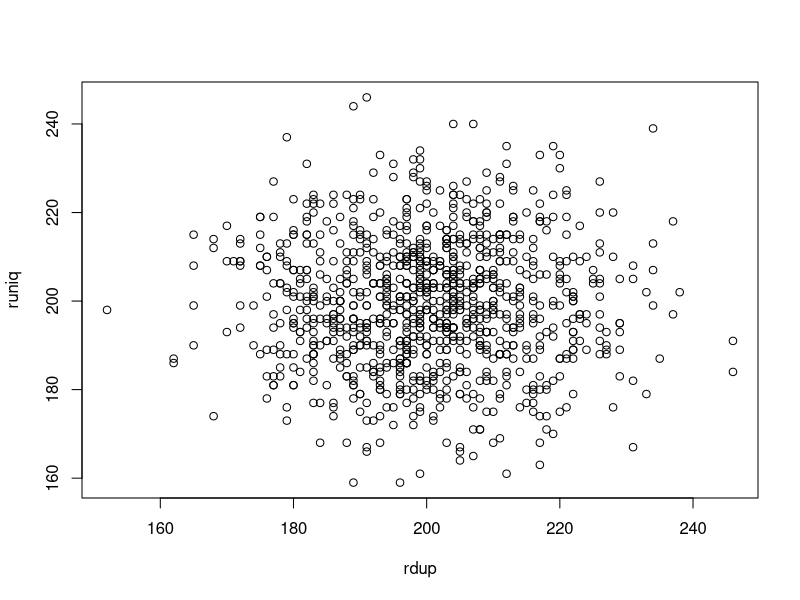
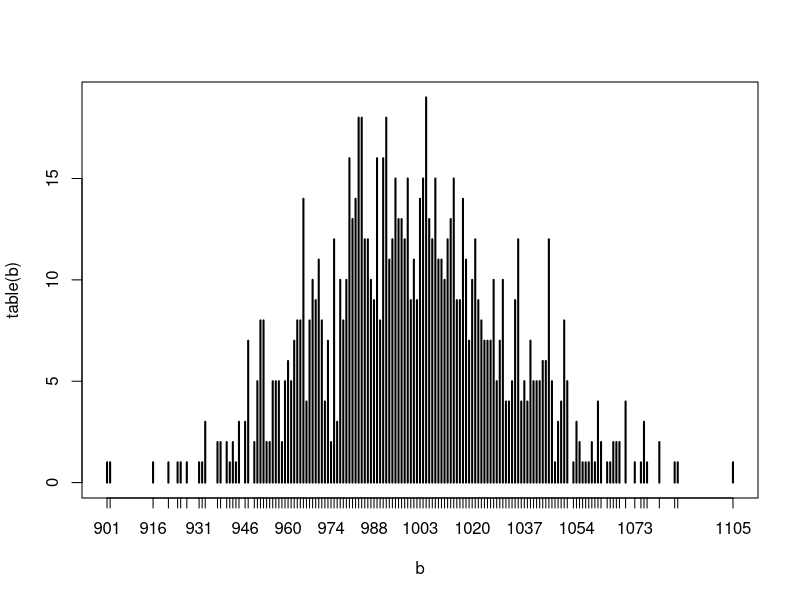
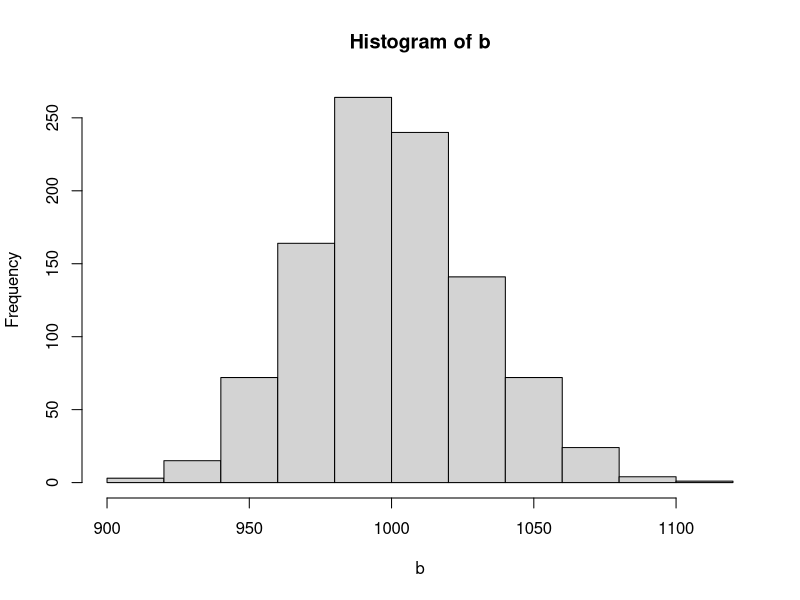
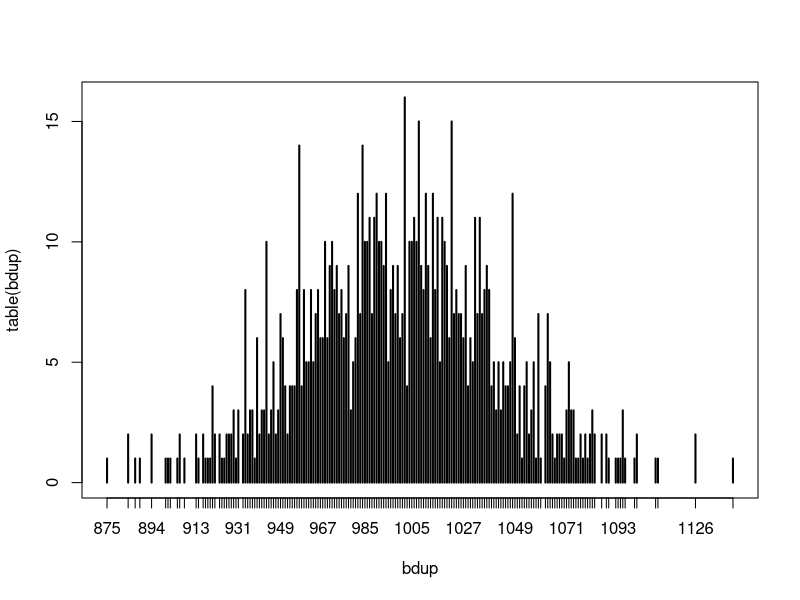
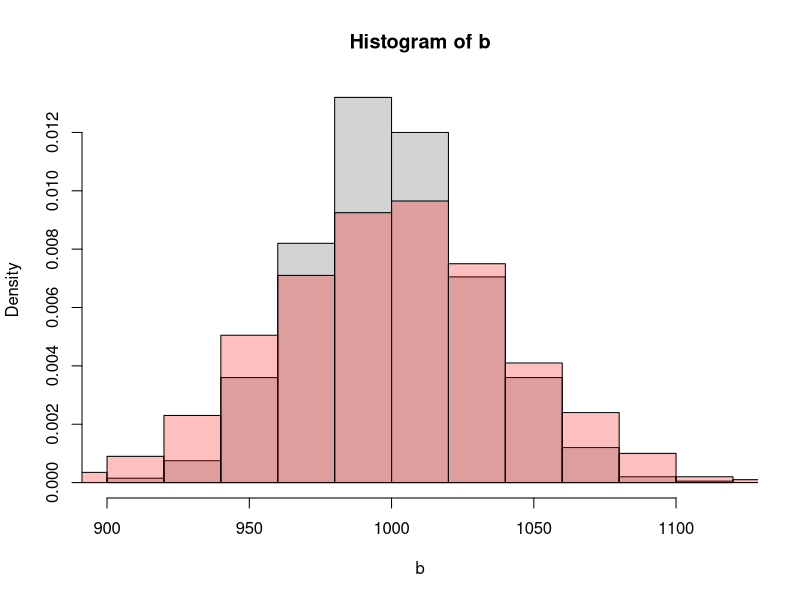

Recreate these plots in R, in order. (Note: this script raises an error after producing the figures.)
# the effect on a sample's variance of (some) duplicated outcomes

lbd <- 0.4 # probability of duplication



runiq <- rpois(1000, 200)
rdup <- numeric()

while(length(rdup) <= 1000){
  r <- rpois(1,200)
  rdup <- append(rdup, rep(r, rpois(1, lbd)+1))
}
rdup <- rdup[1:1000]

var(runiq)
var(rep(runiq[1:500],2))
var(rep(runiq[501:1000],2))
var(rep(runiq,2))

var(rdup)
plot(rdup, runiq)



a <- floor(runif(1000000)*1000)
b <- table(a)
plot(table(b))
as.vector(b)
hist(b)
var(b)

adup <- numeric()
while(length(adup) < 1000000){
  aTemp <- floor(runif(1000)*1000)
  repTemp <- rpois(1000, lbd)+1
  adup <- append(adup, rep(aTemp, repTemp))
}
length(adup)
adup <- adup[1:1000000]
bdup <- table(adup)

plot(table(bdup))
var(bdup)
hist(b, freq=F)
hist(bdup, col="#FF000040", add=T, freq=F)

nbUniq <- MASS::glm.nb(as.vector(b) ~ 1)
summary(nbUniq)
getSdFromNb <- function(mod){
  mu <- exp(coef(summary(mod))[1])
  th <- mod$theta
  c(mu=mu, var=(mu + mu^2/th))
}
getSdFromNb(nbUniq)
getSdFromNb(nbDup)
exp(6.9)
nbDup <- MASS::glm.nb(as.vector(bdup) ~ 1)
summary(nbDup)
